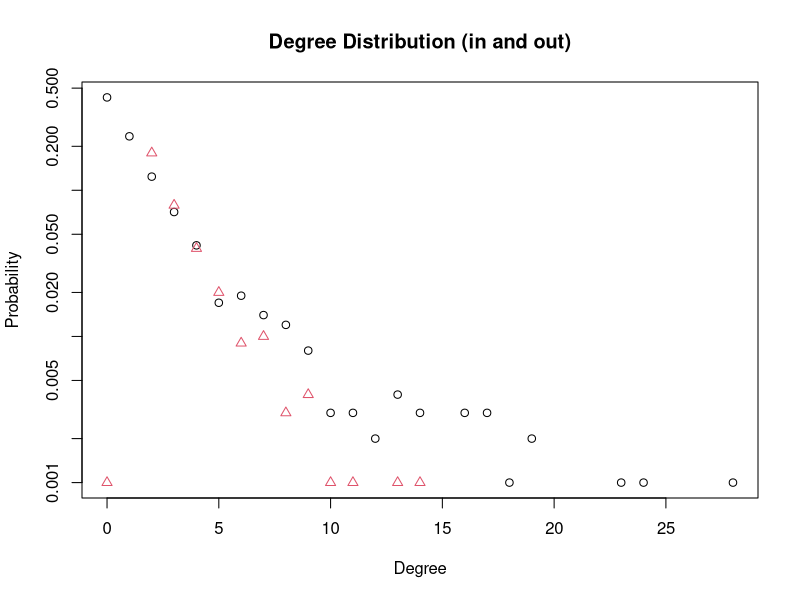
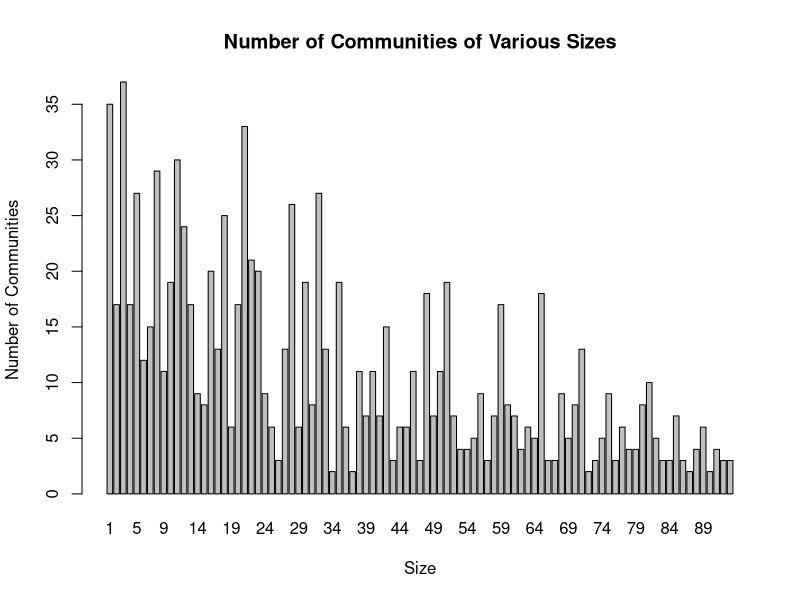

Reproduce these figures in R, in order.
# HW1, Problem 4
rm(list=ls())
library(igraph)

# Parameters for Forest Fire Model graph
number_of_nodes <- 1000
fw_prob <- 0.25

# generate graph using Forest Fire Model
g <- sample_forestfire(number_of_nodes, fw.prob=fw_prob)


# Plot Degree Distributions (in and out)
dd1 <- degree_distribution(g, mode="in")
dd2 <- degree_distribution(g, mode="out")
plot(seq(along=dd1)-1, dd1, log="y", main="Degree Distribution (in and out)", xlab="Degree",ylab="Probability")
points(seq(along=dd2)-1, dd2, col=2, pch=2)

# Find communities
g_clusters <- cluster_infomap(g)

# Find diameter
diameter(g)

# Find modularity
modularity(g_clusters)

# Plot distribution of community sizes
cmsize <- sizes(g_clusters)
barplot(cmsize,main="Number of Communities of Various Sizes",xlab="Size",ylab="Number of Communities")
